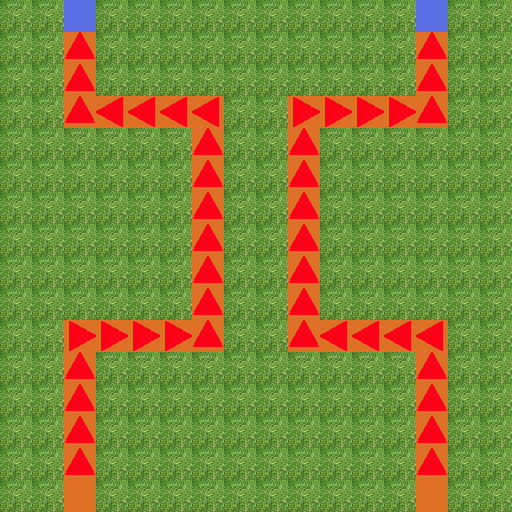

Tiled map render using the project's own tile images. Description and the whole map definition, tile-layer contents included, below:
An orthogonal 16x16 tile map with 32x32 px tiles, 2 tile layers (Visual, Objectives).

<map version="1.5" tiledversion="1.6.0" orientation="orthogonal" renderorder="right-down" width="16" height="16" tilewidth="32" tileheight="32" infinite="0" nextlayerid="4" nextobjectid="1">
 <tileset firstgid="1" source="floor3.tsx" />
 <layer id="2" name="Visual" width="16" height="16">
  <data encoding="csv">
2,2,1,2,2,2,2,2,2,2,2,2,2,1,2,2,
2,2,1,2,2,2,2,2,2,2,2,2,2,1,2,2,
2,2,1,2,2,2,2,2,2,2,2,2,2,1,2,2,
2,2,1,1,1,1,1,2,2,1,1,1,1,1,2,2,
2,2,2,2,2,2,1,2,2,1,2,2,2,2,2,2,
2,2,2,2,2,2,1,2,2,1,2,2,2,2,2,2,
2,2,2,2,2,2,1,2,2,1,2,2,2,2,2,2,
2,2,2,2,2,2,1,2,2,1,2,2,2,2,2,2,
2,2,2,2,2,2,1,2,2,1,2,2,2,2,2,2,
2,2,2,2,2,2,1,2,2,1,2,2,2,2,2,2,
2,2,1,1,1,1,1,2,2,1,1,1,1,1,2,2,
2,2,1,2,2,2,2,2,2,2,2,2,2,1,2,2,
2,2,1,2,2,2,2,2,2,2,2,2,2,1,2,2,
2,2,1,2,2,2,2,2,2,2,2,2,2,1,2,2,
2,2,1,2,2,2,2,2,2,2,2,2,2,1,2,2,
2,2,1,2,2,2,2,2,2,2,2,2,2,1,2,2
</data>
 </layer>
 <layer id="3" name="Objectives" width="16" height="16">
  <data encoding="csv">
0,0,5,0,0,0,0,0,0,0,0,0,0,5,0,0,
0,0,3,0,0,0,0,0,0,0,0,0,0,3,0,0,
0,0,3,0,0,0,0,0,0,0,0,0,0,3,0,0,
0,0,3,8,8,8,8,0,0,7,7,7,7,3,0,0,
0,0,0,0,0,0,3,0,0,3,0,0,0,0,0,0,
0,0,0,0,0,0,3,0,0,3,0,0,0,0,0,0,
0,0,0,0,0,0,3,0,0,3,0,0,0,0,0,0,
0,0,0,0,0,0,3,0,0,3,0,0,0,0,0,0,
0,0,0,0,0,0,3,0,0,3,0,0,0,0,0,0,
0,0,0,0,0,0,3,0,0,3,0,0,0,0,0,0,
0,0,7,7,7,7,3,0,0,3,8,8,8,8,0,0,
0,0,3,0,0,0,0,0,0,0,0,0,0,3,0,0,
0,0,3,0,0,0,0,0,0,0,0,0,0,3,0,0,
0,0,3,0,0,0,0,0,0,0,0,0,0,3,0,0,
0,0,3,0,0,0,0,0,0,0,0,0,0,3,0,0,
0,0,4,0,0,0,0,0,0,0,0,0,0,4,0,0
</data>
 </layer>
</map>
